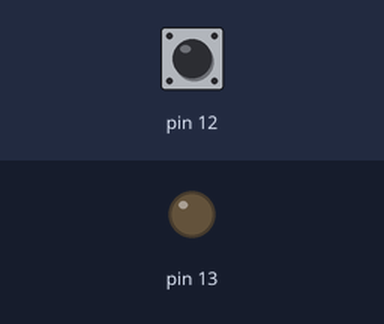
Simulated run of this sketch. Board: Arduino Uno, built with avr-gcc and run on an emulated ATmega328P. On the bench: output pins drawn as LEDs (lit = HIGH). Dashed ring = blinking. The test bench sets the inputs (shaded band); at power-on: pin 12 HIGH. What the sketch prints to the serial monitor is not drawn.

Above: at 1.2 s.
1.3 s: pin 12 driven LOW
At 2.5 s:
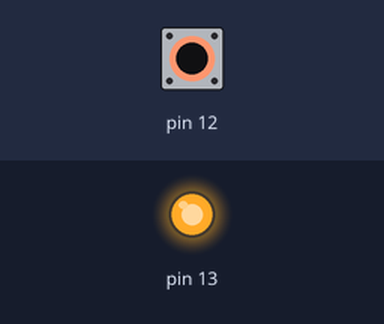
2.8 s: pin 12 driven HIGH
At 3.8 s:
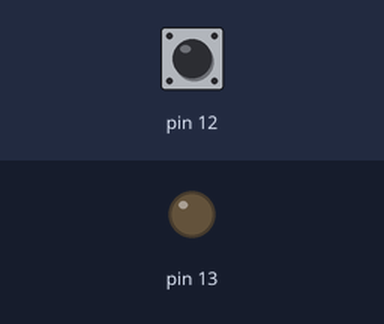
5.8 s: pin 12 pulsed LOW 2 times (0.12 s each, 0.3 s apart)
At 5.86 s:
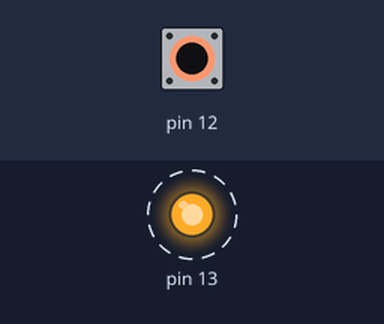
9.4 s: pin 12 pulsed LOW 5 times (0.12 s each, 0.3 s apart)
At 11.8 s:
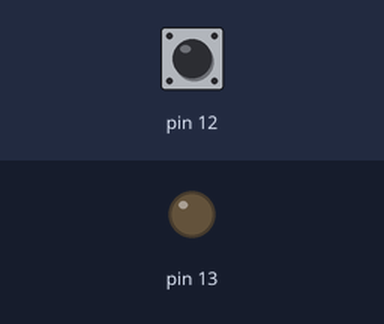
Timing chart, 0 to 13.3 s (numbered marks = the images above; inputs shaded):
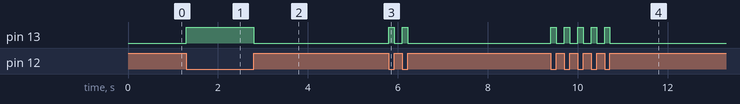

Measured:
- after the input at 1.3 s, pin 13: LOW → HIGH at once
- after the input at 2.8 s, pin 13: HIGH → LOW at once
- after the input at 5.8 s, pin 13: alternates HIGH for 0.12 s and LOW for 0.18 s, 4 changes in all, then stays LOW, starting at once
- after the input at 9.4 s, pin 13: alternates HIGH for 0.12 s and LOW for 0.18 s, 10 changes in all, then stays LOW, starting at once

The sketch:

TestWindSpeed.ino
```cpp
void setup() {
  pinMode(13, OUTPUT);
  pinMode(12, INPUT);
  Serial.begin(115200);
  }

// Boucle principale:
void loop() {
  int BP = digitalRead(12); // Lecture du capteur
  if (BP == LOW) {
    digitalWrite(13, HIGH); // Allume la Led

  }
  else {
    digitalWrite(13, LOW); // Eteind la Led
    Serial.println("detection");
  }
}
```
